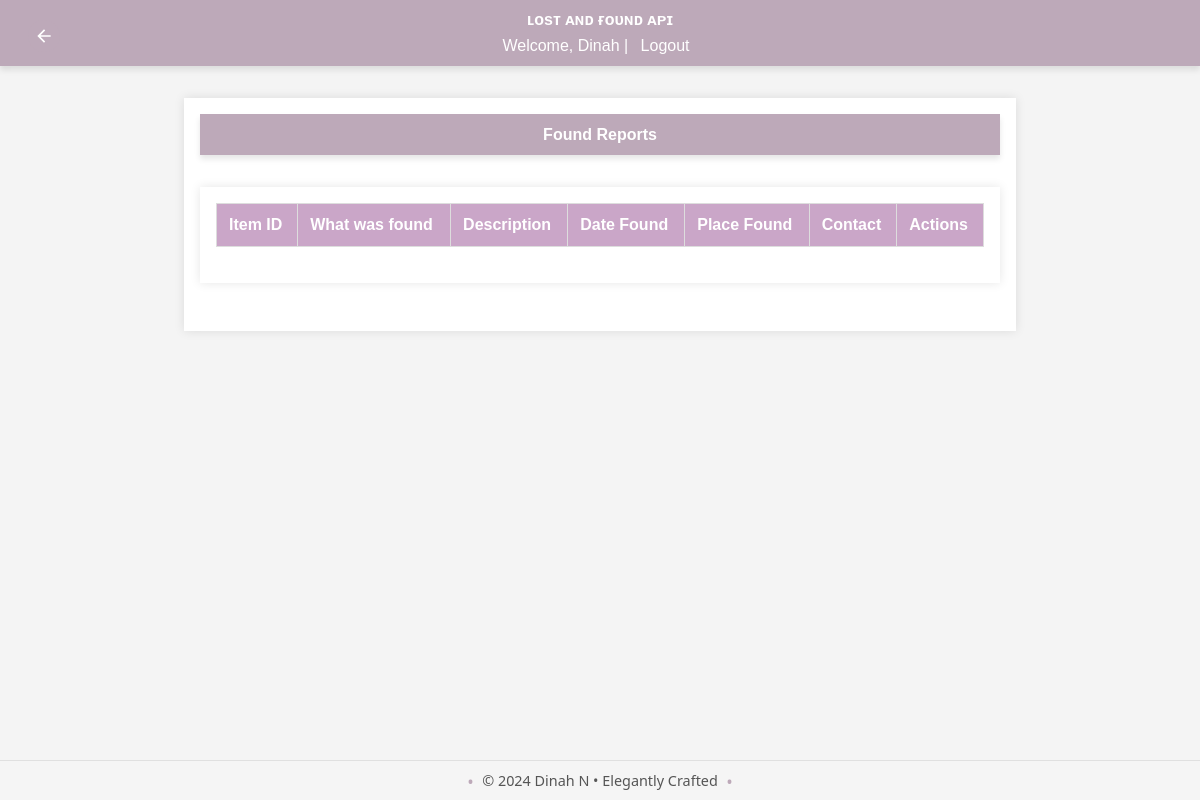
/admin/reports/found (signed in), run on an earlier commit of the app's database.
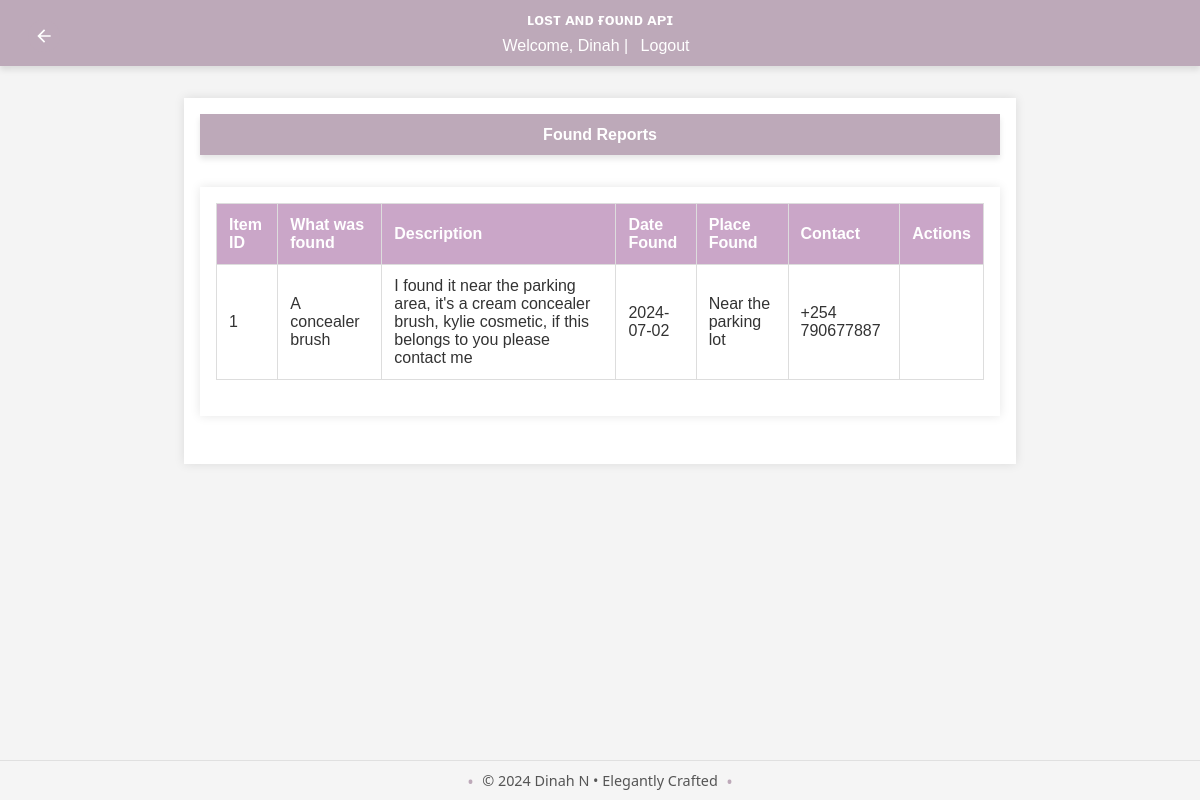
And on a later commit of the database.
### app/models/found_report.py (models this page shows, shortened)
class FoundReport(db.Model):
    id = db.Column(db.Integer, primary_key=True)
    user_id = db.Column(db.Integer, db.ForeignKey('user.id'), nullable=False)
    item_id = db.Column(db.Integer, db.ForeignKey('item.id'), nullable=False)
    item_name = db.Column(db.String(150), nullable=True)
    description = db.Column(db.String(255), nullable=True)
    date_found = db.Column(db.Date, nullable=False)
    time_found = db.Column(db.Time, nullable=False)
    primary_color = db.Column(db.String(50), nullable=True)
    secondary_color = db.Column(db.String(50), nullable=True)
    place_found = db.Column(db.String(255), nullable=False)
    upload_image = db.Column(db.String(250), nullable=True)
    contact = db.Column(db.String(255), nullable=True)  # Contact information
    user = db.relationship('User', back_populates='found_reports')
    item = db.relationship('Item', back_populates='found_reports')
    claims = db.relationship('Claim', back_populates='found_report')
    rewards = db.relationship('Reward', back_populates='found_report')

### app/routes/admin.py (the view)
@bp.route('/reports/found', methods=['GET'])
@login_required
@admin_required
def view_found_reports():
    try:
        found_reports = FoundReport.query.all()
        return render_template('view_found_reports.html', found_reports=found_reports)
    except Exception as e:
        flash(f'Error: {str(e)}', 'error')
        return redirect(url_for('admin.dashboard'))

### app/__init__.py (called while the page is built)
def create_app():
    app = Flask(__name__)
    load_dotenv()
    app.config['SECRET_KEY'] = os.environ.get('FLASK_SECRET_KEY', secrets.token_hex(16))
    app.config.from_object('config.Config')
    app.config.from_pyfile('config.py', silent=True)
    register_extensions(app)
    register_blueprints(app)
    configure_cors(app)
    @app.before_request
    def method_override():
        if request.method == 'POST':
            method = request.form.get('_method')
            if method:
                method = method.upper()
                if method in ['PUT', 'DELETE']:
                    request.environ['REQUEST_METHOD'] = method
    return app

def register_extensions(app):
    db.init_app(app)
    migrate.init_app(app, db)
    bcrypt.init_app(app)
    login_manager.init_app(app)
    mail.init_app(app)
    @login_manager.user_loader
    def load_user(user_id):
        return user.User.query.get(int(user_id))

### app/templates/view_found_reports.html (shortened to what this page needs)
{% extends "base.html" %}
{% block content %}
<header>
    <a href="{{ url_for('admin.dashboard') }}" class="back-button" title="Back to Dashboard">
        <svg xmlns="http://www.w3.org/2000/svg" viewBox="0 0 24 24" fill="currentColor" width="24" height="24">
            <path d="M20 11H7.83l5.59-5.59L12 4l-8 8 8 8 1.41-1.41L7.83 13H20v-2z"/>
        </svg>
    </a>
    <h1>Found Reports</h1>
</header>
<main>
    <table>
        <thead>
            <tr>
                <th>Item ID</th>
                <th>What was found</th>
                <th>Description</th>
                <th>Date Found</th>
                <th>Place Found</th>
                <th>Contact</th>
                <th>Actions</th>
            </tr>
        </thead>
        <tbody>
            {% for report in found_reports %}
            <tr>
                <td>{{ report.item_id }}</td>
                <td>{{ report.item_name }}</td>
                <td>{{ report.description }}</td>
                <td>{{ report.date_found }}</td>
                <td>{{ report.place_found }}</td>
                <td>{{ report.contact}}</td>
                <td>
                </td>
            </tr>
            {% endfor %}
        </tbody>
    </table>
</main>
{% endblock %}

What changed in the data, as far as the page shows it:
added FoundReport: item_id "1", item_name "A concealer brush", description "I found it near the parking area, it's a cream concealer brush, kylie cosmetic, if this belongs to you please contact me", date_found "2024-07-02", place_found "Near the parking lot", contact "+254 790677887"
